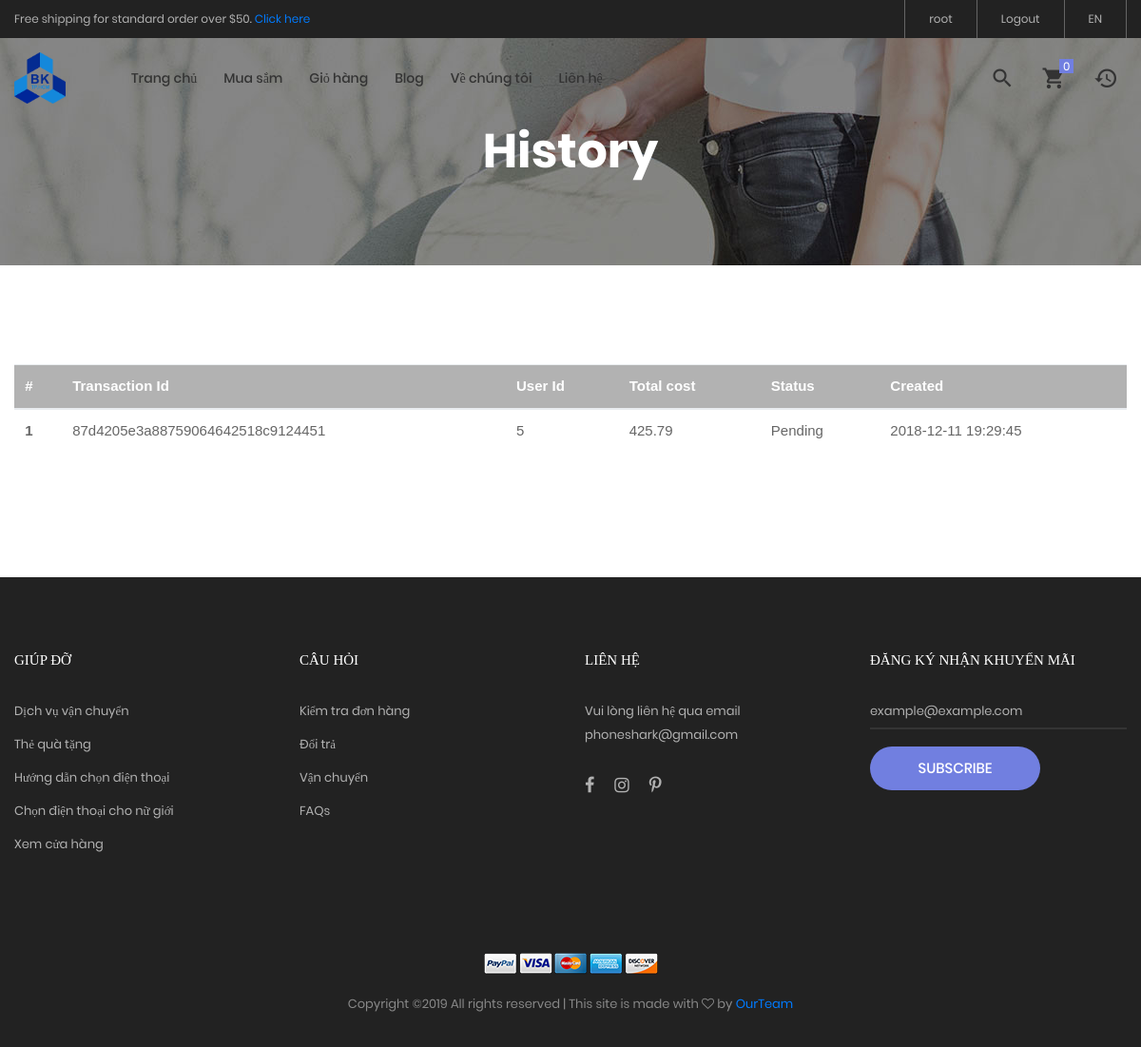
Screenshot of /history.php (signed in) with the database file from the repository.
### tables this page shows
CREATE TABLE `orders` (
  `transaction_id` varchar(32) NOT NULL,
  `user_id` int(11) NOT NULL,
  `total_cost` float NOT NULL,
  `status` varchar(50) NOT NULL,
  `created` datetime NOT NULL DEFAULT current_timestamp()
);

### objects/order.php (called while the page is built, shortened)
<?php
class Order{
    private $conn;
    private $table_name = "orders";
    public function __construct($db){
        $this->conn = $db;
    }
    function getInfo($id){
        $this->user_id = $id;
        $query = "SELECT
                    transaction_id, user_id, total_cost, status, created
                FROM
                    ".$this->table_name
                ." WHERE user_id=:user_id";
        $stmt = $this->conn->prepare($query);
        $stmt->bindParam(":user_id",  $this->user_id);
        $stmt->execute();
        return $stmt;
    }
    public function count($id){
        $this->user_id = $id;
        $query = "SELECT count(*) FROM  ".$this->table_name
        ." WHERE user_id=:user_id";
        $stmt = $this->conn->prepare($query);
        $stmt->bindParam(":user_id",  $this->user_id);
        $stmt->execute();
        $rows = $stmt->fetch(PDO::FETCH_NUM);
        return $rows[0];
    }
}
?>

### history.php (the view, shortened to what this page needs)
<?php
    include "layout_head.php";
    include_once "objects/order.php";
    include_once "navigation.php";
    $orderInfo = new Order($db);
    $count = $orderInfo->count($_SESSION["id"]);
    $stmt = $orderInfo->getInfo($_SESSION["id"]);
?>
<section class="bg-img1 txt-center p-lr-15 p-tb-92" style="background-image: url('images/bg-01.jpg');">
    <h2 class="ltext-105 cl0 txt-center">
        History
    </h2>
</section>
	<section class="bg0 p-t-104 p-b-116">
		<div class="container">
			<div class="flex-w flex-tr">
                        <?php
                                if ($count == 0){
                                    echo "<div class='col-md-12'>";
                                    echo "<div class='alert alert-danger'>No products are bought.</div>";
                                    echo "</div>";
                                    echo '<table class="table">';
                                    echo "</table>";
                                }
                                else {
                        ?>
                        <table class="table">
                            <thead style="background-color:#b2b2b2;color:#fff;">
                            <tr>
                                <th>#</th>
                                <th>Transaction Id</th>
                                <th>User Id</th>
                                <th>Total cost</th>
                                <th>Status</th>
                                <th>Created</th>
                            </tr>
                            </thead>
                            <tbody>
                            <?php
                            $i = 1;
                            while ($row = $stmt->fetch(PDO::FETCH_ASSOC)){
                            extract($row);
                            echo '<tr>';
                            echo '<th scope="row">'.$i.'</th>';
                            echo '<td>'.$transaction_id.'</td>';
                            echo '<td>'.$user_id.'</td>';
                            echo '<td>'.$total_cost.'</td>';
                            echo '<td>'.$status.'</td>';
                            echo '<td>'.$created.'</td>';
                            echo '</tr>';
                            $i ++;
                            }
                            ?>
                            </tbody>
                        </table>
                        <?php
                                }
                        ?>
			</div>
		</div>
	</section>
<?php
    include "layout_foot.php";
?>

### css/main.css (style rules this page uses)
.container { max-width: 1380px; }
@media (max-width: 1600px) { .container { max-width: 1200px; } }
.cl0 { color: #fff; }
.ltext-105 { font-family: Poppins-Bold; font-size: 50px; line-height: 1.1; }
.bg0 { background-color: #fff; }
.bg-img1 { background-size: cover; background-position: center center; background-repeat: no-repeat; }

### rows the page displays
orders: transaction_id "87d4205e3a88759064642518c9124451", user "5", total_cost "425.79", status "Pending", created "2018-12-11 19:29:45"

### other values shown
$_SESSION["userName"] "root"
